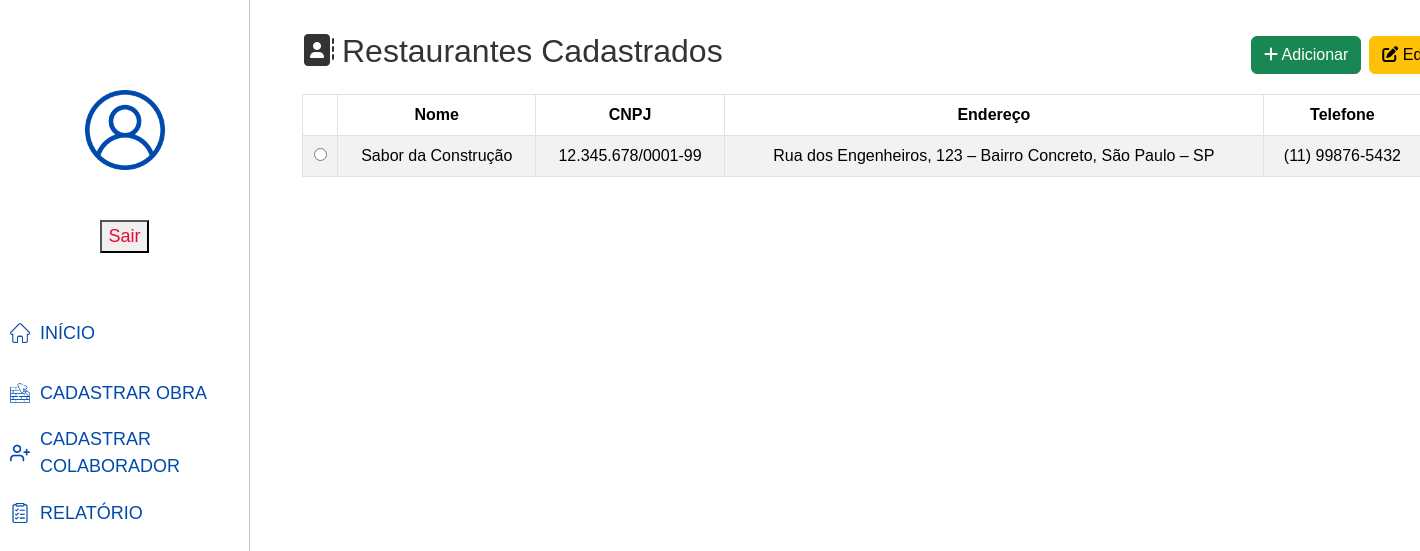
/listar-restaurantes/ (signed in), run on an earlier commit of the app's database.
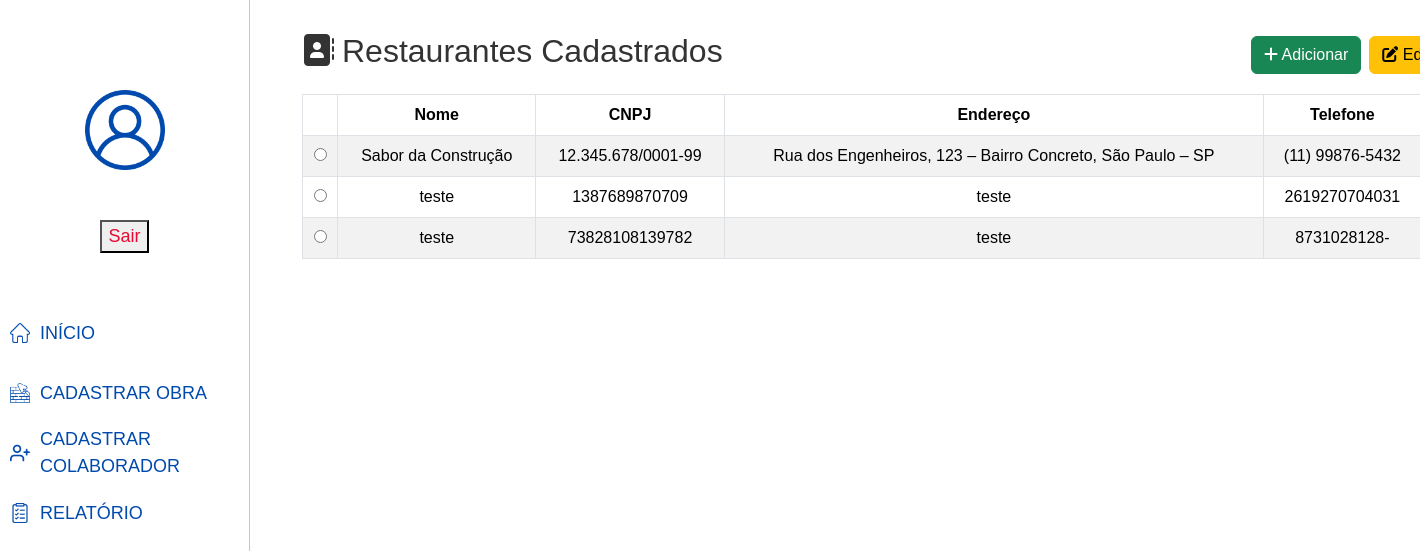
And on a later commit of the database.
### Sistema/models.py (models this page shows)
class Restaurante(models.Model):
    nome = models.CharField(
        max_length=100,
        verbose_name="Nome do Restaurante"
    )
    cnpj = models.CharField(
        max_length=18,
        unique=True,
        verbose_name="CNPJ"
    )
    endereco = models.TextField(
        verbose_name="Endereço Completo"
    )
    telefone = models.CharField(
        max_length=15,
        verbose_name="Telefone"
    )
    responsavel = models.CharField(
        max_length=100,
        verbose_name="Responsável"
    )

### Sistema/views.py (the view)
# urls.py: path('listar-restaurantes/', views.listar_restaurantes, name='listar-restaurantes'),
@login_required
def listar_restaurantes(request, ):
    restaurante = Restaurante.objects.all()
    context = {'restaurante': restaurante}
    return render (request, 'lista-restaurantes.html', context)

### Sistema/templates/lista-restaurantes.html (shortened to what this page needs)
{% load static %}
<!DOCTYPE html>
<html lang="pt-BR">
<head>
  <link href="https://cdn.jsdelivr.net/npm/bootstrap@5.3.3/dist/css/bootstrap.min.css" rel="stylesheet">
  <link href="https://cdnjs.cloudflare.com/ajax/libs/font-awesome/6.5.0/css/all.min.css" rel="stylesheet">
</head>
<body>
<div class="sidebar">
  <img src="{% static 'imagens/blue_version/user.png' %}" alt="user" height="80px" width="80px"
       style="display: block; margin:auto; margin-bottom: 50px; margin-top: 90px;">
  <form method="POST" action="{% url 'logout' %}">
    <button type="submit" class="sair">Sair</button>
  </form>
  <a href="{% url 'home' %}">
    <img src="{% static 'imagens/blue_version/home.png' %}" alt="home" height="20px" width="20px" style="margin: 0 10px;">
    INÍCIO
  </a>
  <a href="{% url 'cadastroRestaurante' %}">
    <img src="{% static 'imagens/blue_version/brickwall.png' %}" alt="cadastro obra" height="20px" width="20px" style="margin: 0 10px;">
    CADASTRAR OBRA
  </a>
  <a href="{% url 'cadastro' %}">
    <img src="{% static 'imagens/blue_version/plus.png' %}" alt="cadastro colaborador" height="20px" width="20px" style="margin: 0 10px;">
    CADASTRAR COLABORADOR
  </a>
  <a href="{% url 'relatorio' %}">
    <img src="{% static 'imagens/blue_version/to-do-list.png' %}" alt="relatorio" height="20px" width="20px" style="margin: 0 10px;">
    RELATÓRIO
  </a>
</div>
<div class="container container-main">
    <form id="actionForm" method="POST">
      <div class="d-flex justify-content-between align-items-center mb-3">
        <h2><i class="fas fa-address-book me-2"></i>Restaurantes Cadastrados</h2>
        <div class="d-flex gap-2">
          <a href="{% url 'cadastroRestaurante' %}" class="btn btn-success">
            <i class="fas fa-plus"></i> Adicionar
          </a>
          <button type="submit" formaction="#" class="btn btn-warning" onclick="submitForm('editar')">
            <i class="fas fa-edit"></i> Editar
          </button>
        </div>
      </div>
      <div class="table-responsive">
        <table class="table table-striped table-bordered text-center align-middle">
          <thead>
            <tr>
              <th></th>
              <th>Nome</th>
              <th>CNPJ</th>
              <th>Endereço</th>
              <th>Telefone</th>
            </tr>
          </thead>
          <tbody>
            {% for restaurante in restaurante %}
              <tr>
                <td><input type="radio" name="restaurante_id" value="{{ restaurante.id }}"></td>
                <td>{{ restaurante.nome }}</td>
                <td>{{ restaurante.cnpj }}</td>
                <td>{{ restaurante.endereco }}</td>
                <td>{{ restaurante.telefone }}</td>
              </tr>
            {% empty %}
              <tr>
                <td colspan="6" class="text-center text-danger">Nenhum restaurante cadastrado.</td>
              </tr>
            {% endfor %}
          </tbody>
        </table>
      </div>
    </form>
</div>
</body>
</html>

What changed in the data, as far as the page shows it:
added Restaurante: nome "teste", cnpj "1387689870709", endereco "teste", telefone "2619270704031"
added Restaurante: nome "teste", cnpj "73828108139782", endereco "teste", telefone "8731028128-"
